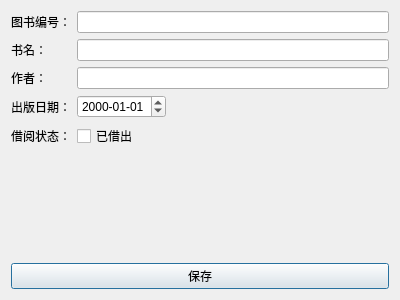
<?xml version="1.0" encoding="UTF-8"?>
<ui version="4.0">
 <class>EditBookDialog</class>
 <widget class="QDialog" name="EditBookDialog">
  <property name="geometry">
   <rect>
    <x>0</x>
    <y>0</y>
    <width>400</width>
    <height>300</height>
   </rect>
  </property>
  <property name="windowTitle">
   <string>编辑图书信息</string>
  </property>
  <layout class="QVBoxLayout" name="verticalLayout">
   <item>
    <layout class="QFormLayout" name="formLayout">
     <property name="fieldGrowthPolicy">
      <enum>QFormLayout::FieldGrowthPolicy::ExpandingFieldsGrow</enum>
     </property>
     <item row="0" column="0">
      <widget class="QLabel" name="bookIDLabel">
       <property name="text">
        <string>图书编号：</string>
       </property>
      </widget>
     </item>
     <item row="0" column="1">
      <widget class="QLineEdit" name="bookIDLineEdit"/>
     </item>
     <item row="1" column="0">
      <widget class="QLabel" name="titleLabel">
       <property name="text">
        <string>书名：</string>
       </property>
      </widget>
     </item>
     <item row="1" column="1">
      <widget class="QLineEdit" name="titleLineEdit"/>
     </item>
     <item row="2" column="0">
      <widget class="QLabel" name="authorLabel">
       <property name="text">
        <string>作者：</string>
       </property>
      </widget>
     </item>
     <item row="2" column="1">
      <widget class="QLineEdit" name="authorLineEdit"/>
     </item>
     <item row="3" column="0">
      <widget class="QLabel" name="publishDateLabel">
       <property name="text">
        <string>出版日期：</string>
       </property>
      </widget>
     </item>
     <item row="3" column="1">
      <widget class="QDateEdit" name="publishDateEdit">
       <property name="displayFormat">
        <string>yyyy-MM-dd</string>
       </property>
      </widget>
     </item>
     <item row="4" column="0">
      <widget class="QLabel" name="borrowedLabel">
       <property name="text">
        <string>借阅状态：</string>
       </property>
      </widget>
     </item>
     <item row="4" column="1">
      <widget class="QCheckBox" name="borrowedCheckBox">
       <property name="text">
        <string>已借出</string>
       </property>
      </widget>
     </item>
    </layout>
   </item>
   <item>
    <layout class="QHBoxLayout" name="buttonLayout">
     <item>
      <widget class="QPushButton" name="saveButton">
       <property name="text">
        <string>保存</string>
       </property>
      </widget>
     </item>
    </layout>
   </item>
  </layout>
 </widget>
 <resources/>
 <connections/>
</ui>
